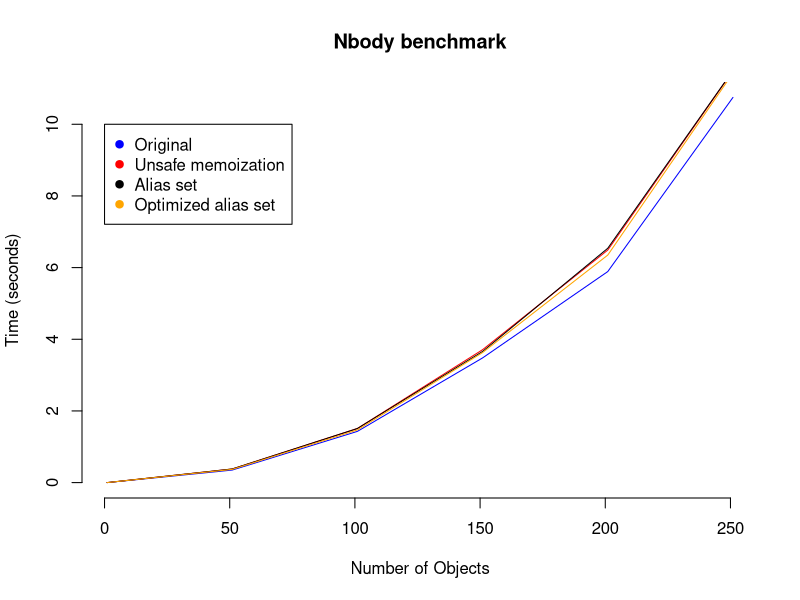
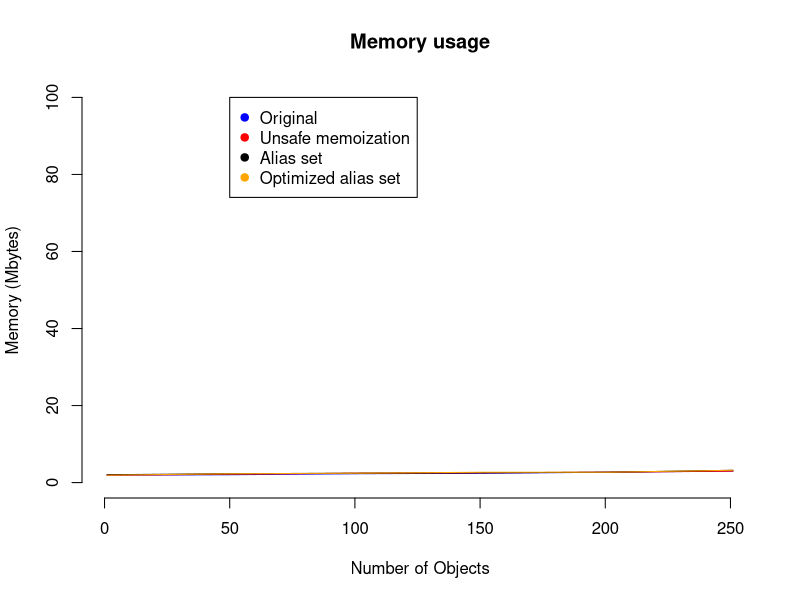
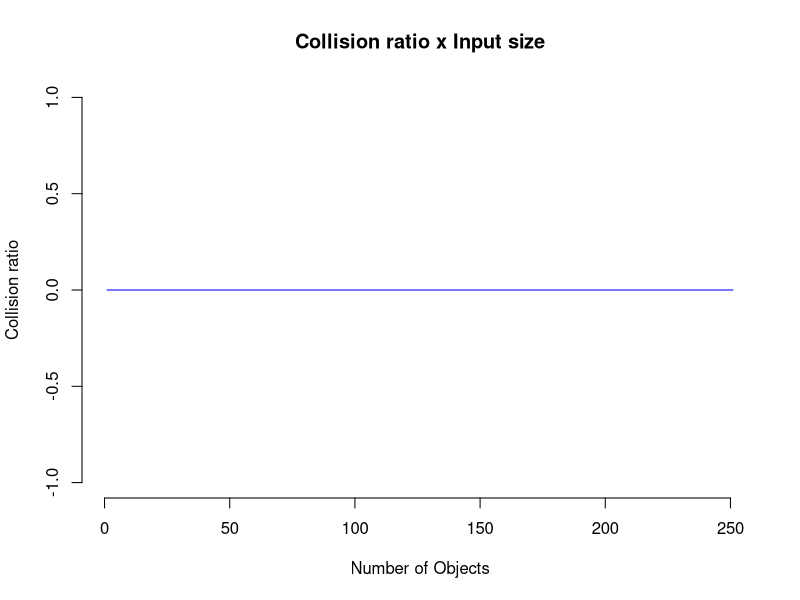

Source code (R) for these figures, in order:
f1 <- read.csv(file = "csv/original.csv")
f2 <- read.csv(file = "csv/unsafe-memo.csv")
#f3 <- read.csv(file = "csv/guarded.csv")
f4 <- read.csv(file = "csv/alias-set.csv")
f5 <- read.csv(file = "csv/collisions.csv")
f6 <- read.csv(file = "csv/ownership-pointers.csv")

plot(f1$n, f1$time, main = "Nbody benchmark", xlab = "Number of Objects", ylab = "Time (seconds)", type = "l", frame = FALSE, col = "blue")
lines(f2$n, f2$time, col = "red", type = "l")
#lines(f3$n, f3$time, col = "green", type = "l")
lines(f4$n, f4$time, col = "black", type = "l")
lines(f6$n, f6$time, col = "orange", type = "l")


legend(0, 10, legend=c("Original", "Unsafe memoization", "Alias set", "Optimized alias set"), pch=c(19, 19, 19, 19, 19), col=c("blue", "red", "black", "orange"))

plot(f1$n, f1$memory / 1000, main = "Memory usage", xlab = "Number of Objects", ylab = "Memory (Mbytes)", type = "l", frame = FALSE, col = "blue", ylim = c(0, 100))
lines(f2$n, f2$memory / 1000 , col = "red", type = "l")
#lines(f3$n, f3$memory / 1000 , col = "green", type = "l")
lines(f4$n, f4$memory / 1000 , col = "black", type = "l")
lines(f6$n, f6$memory / 1000 , col = "orange", type = "l")

legend(50, 100, legend=c("Original", "Unsafe memoization", "Alias set", "Optimized alias set"), pch=c(19, 19, 19, 19, 19), col=c("blue", "red", "black", "orange"))


plot(f1$n, f5$collisions / f1$n , main = "Collision ratio x Input size", xlab = "Number of Objects", ylab = "Collision ratio", type = "l", frame = FALSE, col = "blue")
